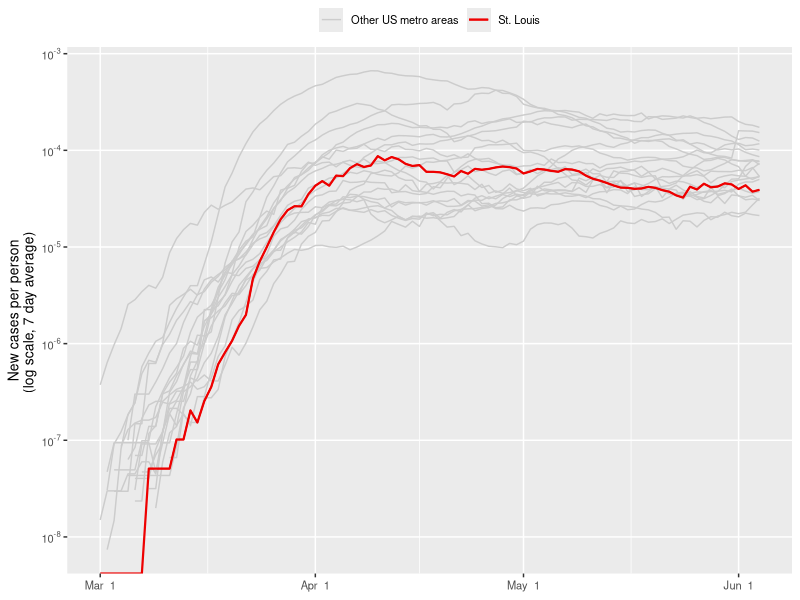
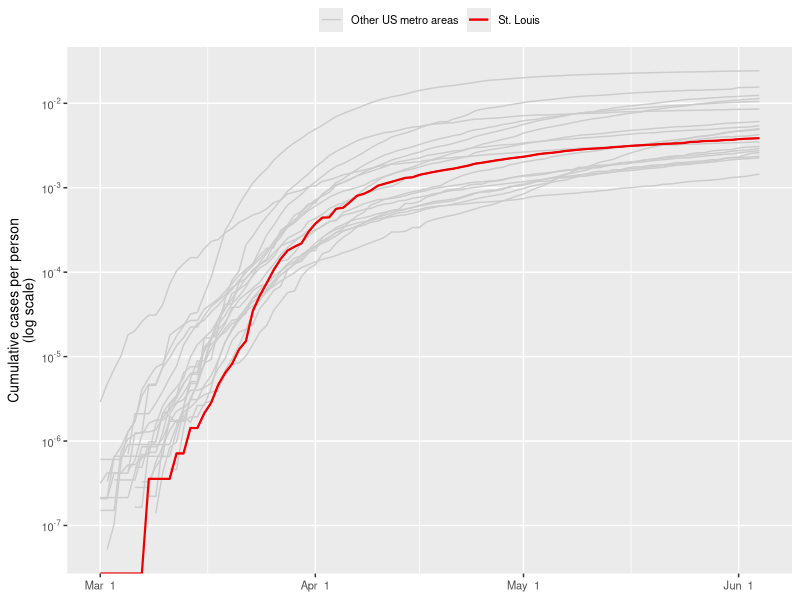
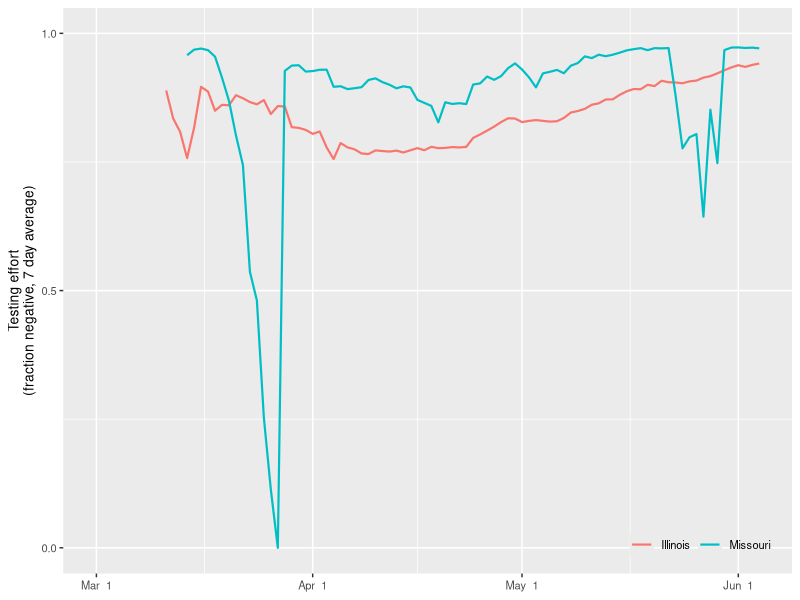

Generate these figures, in order, with R: (Note: this script raises an error after producing the figures.)
# Dependencies
library("readr")
library("dplyr")
library("tidyr")
library("lubridate")
library("stringr")
library("ggplot2")
# library("gtable")
library("rmarkdown")

# Load data
data_cases <- read_csv("data/data-cases.csv")
data_testing <- read_csv("data/data-testing.csv")

# Find population sizes
data_population <- data_cases %>%
	filter(!is.na(CBSA_title)) %>%
	select(CBSA_code, CBSA_title, population) %>%
	group_by(CBSA_code, CBSA_title) %>%
	summarize(population = sum(population)) 

# Select largest 20 statistical areas
data_population <- data_population %>%
	arrange(desc(population)) %>%
	ungroup() %>%
	slice_head(n = 20)
# data_population  # Includes St Louis (CBSA_code == 41180)
CBSA_st_louis <- 41180

# Find new cases
avg_period <- 7  # How many days to average over
data_metros <- data_cases %>% 
	filter(CBSA_code %in% unique(data_population$CBSA_code)) %>%
	pivot_longer(cols = contains("-"), names_to = "date", values_to = "cases") %>%
	group_by(CBSA_code, date) %>%
	summarize(cases = sum(cases, na.rm = TRUE)) %>%
	left_join(data_population) %>%
	mutate(date = ymd(date)) %>%
	arrange(date, .by_group = TRUE) %>%
	mutate(
		new_cases = (cases - lag(cases, n = avg_period)) / avg_period, 
		cases_per_capita = cases / population, 
		new_cases_per_capita = new_cases / population, 
		focus_area = if_else(CBSA_code == CBSA_st_louis, "St. Louis", "Other US metro areas")
	)

# Find testing effort
data_testing <- data_testing %>%
	filter(state %in% c("Missouri", "Illinois")) %>%
	group_by(state_abbrev) %>%
	arrange(date, .by_group = TRUE) %>%
	mutate(
		positive_new  = positive - lag(positive, n = avg_period), 
		total_new     = total - lag(total, n = avg_period), 
		rate_positive = positive_new / total_new, 
		rate_negative = 1 - rate_positive
	) %>%
	filter(!is.na(rate_positive))

# Define shared plot elements
my_theme <- theme(
	text = element_text(size = 10), 
	axis.title.x = element_blank(), 
	legend.title = element_blank(), 
	legend.margin = margin(0, 0, 0, 0, "in"), 
	# plot.caption = element_text(hjust = 0)
)
make_log_labels <- function(x) {
	if (x == 1) { 
		as.expression(1) 
	} else {
		as.expression(bquote(10^.(log10(x))))
		# as.expression(bquote(paste(" "[10], .(log10(x)))))
	}
}
plot_base <- ggplot() + 
	# geom_line(size = 0.5) + 
	scale_x_date(limits = c(ymd("2020-03-01"), NA), date_labels = "%b %e") + 
	scale_y_log10(
		breaks = 10^c(-9:0), minor_breaks = 10^c(-9:0), 
		labels = sapply(10^c(-9:0), make_log_labels)
	) + 
	my_theme 


# Plot new cases
plot_new_cases <- plot_base %+% 
	subset(data_metros, new_cases_per_capita > 0) + 
	aes(x = date, y = new_cases_per_capita, group = CBSA_code, color = focus_area) + 
	geom_line(size = 0.5) + 
	geom_line(data = subset(data_metros, CBSA_code == CBSA_st_louis), size = 0.75) + 
	scale_color_manual(values = c(grey(0.8), "red2")) +
	labs(y = paste0("New cases per person\n(log scale, ", avg_period, " day average) ")) + 
	theme(legend.position = "top")
ggsave("docs/images/STL-new-cases.png", width = 5, height = 3)

# Plot cumulative cases
plot_cumulative_cases <- plot_base %+% 
	subset(data_metros, cases_per_capita > 0) + 
	aes(x = date, y = cases_per_capita, group = CBSA_title, color = focus_area) + 
	geom_line(size = 0.5) + 
	geom_line(data = subset(data_metros, CBSA_code == CBSA_st_louis), size = 0.75) + 
	scale_color_manual(values = c(grey(0.8), "red2")) +
	labs(y = "Cumulative cases per person\n(log scale)") + 
	theme(legend.position = "top")
ggsave("docs/images/STL-cumulative.png", width = 5, height = 3)

# if (dev.cur() < 2) {dev.new(width = 5, height = 3)}
# plot(plot_new_cases)

# Plot testing effort
plot_testing <- ggplot() %+% 
	data_testing + 
	aes(x = date, y = rate_negative, color = state) + 
	geom_line(size = 0.75) + 
	scale_x_date(limits = c(ymd("2020-03-01"), NA), date_labels = "%b %e") + 
	scale_y_continuous(limits = c(0, 1), breaks = seq(0, 1, by = 0.5)) + 
	labs(y = paste("Testing effort\n(fraction negative,", avg_period, "day average)")) + 
	my_theme + theme(
		legend.title = element_blank(), 
		legend.position = c(0.97, 0.03), 
		legend.justification = c(1, 0), 
		legend.background = element_blank(), 
		legend.direction = "horizontal"
	)
ggsave("docs/images/STL-testing.png", width = 5, height = 3)



# Update web report
rmarkdown::render("docs/index.Rmd", quiet = TRUE)

# Clean up
# rm(data_cases, data_population, data_metro, avg_period)
# rm(my_theme, make_log_labels, plot_base, plot_cumulative_cases, plot_new_cases, plot_combined)
